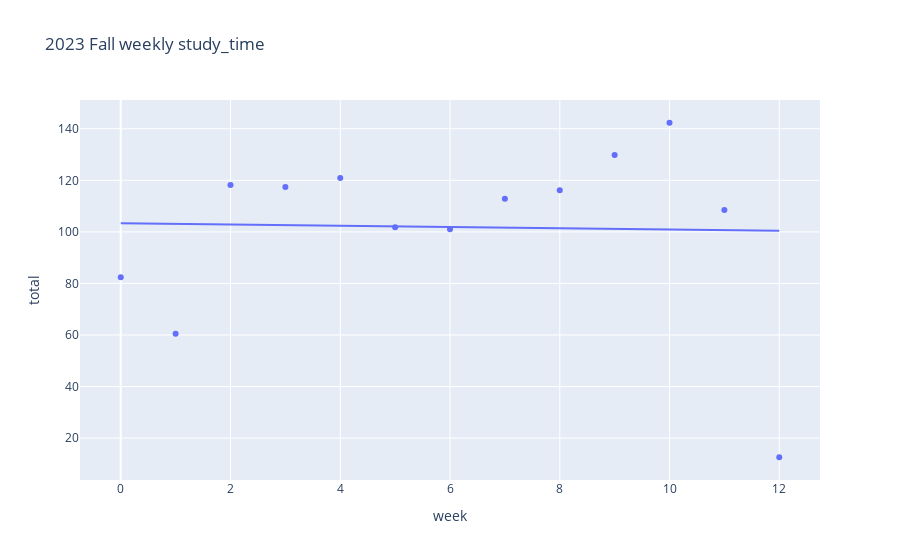

The code cell stored with this chart in its notebook:
### Code cell
graph_fall_2023 = clean_study[clean_study['date'] >= pd.to_datetime('2023-9-1')].groupby('week').sum().reset_index()
px.scatter(graph_fall_2023, x='week',y='total', title='2023 Fall weekly study_time',trendline='ols')

### Figure 1 — Plotly figure (JSON) as saved in the notebook; plotly's stock layout.template omitted (floating-point values rounded to 4 significant figures)
{"data": [{"hovertemplate": "week=%{x}<br>total=%{y}<extra></extra>", "legendgroup": "", "marker": {"color": "#636efa", "symbol": "circle"}, "mode": "markers", "name": "", "orientation": "v", "showlegend": false, "type": "scatter", "x": [0, 1, 2, 3, 4, 5, 6, 7, 8, 9, 10, 11, 12], "xaxis": "x", "y": [82.45, 60.5, 118.2, 117.4, 120.9, 101.8, 101, 112.8, 116.2, 129.8, 142.3, 108.5, 12.58], "yaxis": "y"}, {"hovertemplate": "<b>OLS trendline</b><br>total = -0.239652 * week + 103.323<br>R<sup>2</sup>=0.000762<br><br>week=%{x}<br>total=%{y} <b>(trend)</b><extra></extra>", "legendgroup": "", "marker": {"color": "#636efa", "symbol": "circle"}, "mode": "lines", "name": "", "showlegend": false, "type": "scatter", "x": [0, 1, 2, 3, 4, 5, 6, 7, 8, 9, 10, 11, 12], "xaxis": "x", "y": [103.3, 103.1, 102.8, 102.6, 102.4, 102.1, 101.9, 101.6, 101.4, 101.2, 100.9, 100.7, 100.4], "yaxis": "y"}], "layout": {"legend": {"tracegroupgap": 0}, "title": {"text": "2023 Fall weekly study_time"}, "xaxis": {"anchor": "y", "domain": [0, 1], "title": {"text": "week"}}, "yaxis": {"anchor": "x", "domain": [0, 1], "title": {"text": "total"}}}}
